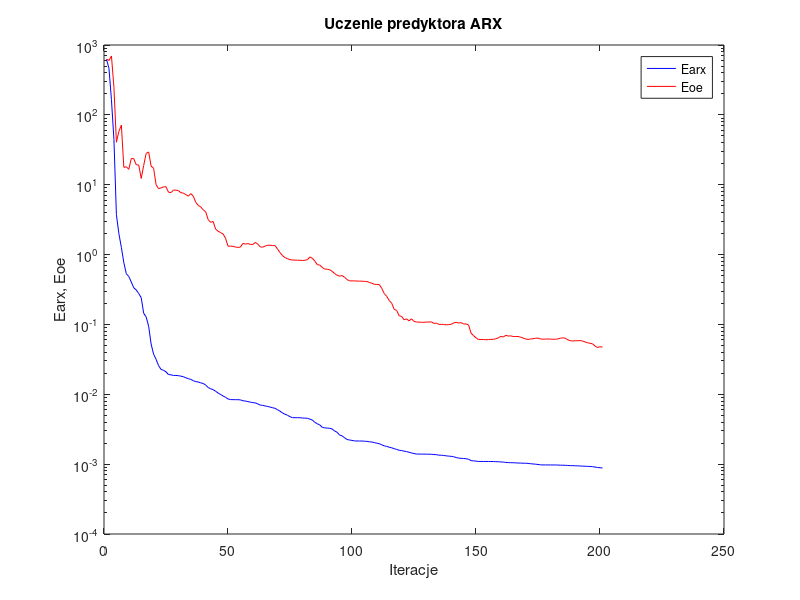
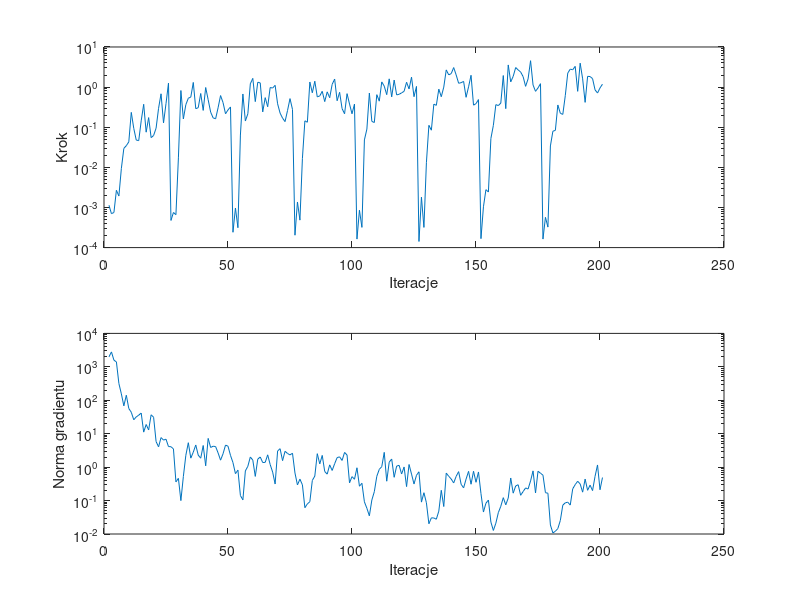

Here is the MATLAB script that generated these plots, in order:
%uczenie predyktora arx
clear all;
n=0; farx(n+1)=6.237162e+002; foe(n+1)=6.289911e+002; wspucz(n+1)=0.000000e+000; ng(n+1)=0.000000e+000;
%odnowa zmiennej metryki
n=1; farx(n+1)=4.632702e+002; foe(n+1)=5.997737e+002; krok(n+1)=1.137064e-003; ng(n+1)=1.987860e+003;
n=2; farx(n+1)=1.647056e+002; foe(n+1)=6.969176e+002; krok(n+1)=7.010405e-004; ng(n+1)=2.795365e+003;
n=3; farx(n+1)=4.462947e+001; foe(n+1)=2.490646e+002; krok(n+1)=7.499704e-004; ng(n+1)=1.582029e+003;
n=4; farx(n+1)=3.731069e+000; foe(n+1)=4.057520e+001; krok(n+1)=2.677949e-003; ng(n+1)=1.403003e+003;
n=5; farx(n+1)=1.990472e+000; foe(n+1)=5.793112e+001; krok(n+1)=1.929064e-003; ng(n+1)=3.175670e+002;
n=6; farx(n+1)=1.267348e+000; foe(n+1)=7.137610e+001; krok(n+1)=9.397462e-003; ng(n+1)=1.551442e+002;
n=7; farx(n+1)=7.630632e-001; foe(n+1)=1.771750e+001; krok(n+1)=2.967304e-002; ng(n+1)=6.800378e+001;
n=8; farx(n+1)=5.315541e-001; foe(n+1)=1.807831e+001; krok(n+1)=3.467713e-002; ng(n+1)=1.412675e+002;
n=9; farx(n+1)=4.846996e-001; foe(n+1)=1.659563e+001; krok(n+1)=4.320574e-002; ng(n+1)=5.665674e+001;
n=10; farx(n+1)=4.052150e-001; foe(n+1)=2.375146e+001; krok(n+1)=2.343012e-001; ng(n+1)=4.378170e+001;
n=11; farx(n+1)=3.343473e-001; foe(n+1)=2.362206e+001; krok(n+1)=9.363811e-002; ng(n+1)=2.610347e+001;
n=12; farx(n+1)=3.116165e-001; foe(n+1)=1.931485e+001; krok(n+1)=4.785362e-002; ng(n+1)=3.179122e+001;
n=13; farx(n+1)=2.767067e-001; foe(n+1)=1.915320e+001; krok(n+1)=4.633705e-002; ng(n+1)=3.578789e+001;
n=14; farx(n+1)=2.419082e-001; foe(n+1)=1.229605e+001; krok(n+1)=1.444834e-001; ng(n+1)=4.149548e+001;
n=15; farx(n+1)=1.444159e-001; foe(n+1)=1.884325e+001; krok(n+1)=3.730916e-001; ng(n+1)=1.114693e+001;
n=16; farx(n+1)=1.279399e-001; foe(n+1)=2.803557e+001; krok(n+1)=7.527621e-002; ng(n+1)=1.884388e+001;
n=17; farx(n+1)=9.421858e-002; foe(n+1)=2.943509e+001; krok(n+1)=1.738735e-001; ng(n+1)=1.294967e+001;
n=18; farx(n+1)=5.236255e-002; foe(n+1)=1.846302e+001; krok(n+1)=5.507794e-002; ng(n+1)=3.676848e+001;
n=19; farx(n+1)=3.752154e-002; foe(n+1)=1.720075e+001; krok(n+1)=6.225707e-002; ng(n+1)=3.102421e+001;
n=20; farx(n+1)=3.164113e-002; foe(n+1)=1.000658e+001; krok(n+1)=9.451019e-002; ng(n+1)=5.819140e+000;
n=21; farx(n+1)=2.576212e-002; foe(n+1)=8.788386e+000; krok(n+1)=2.960535e-001; ng(n+1)=4.043132e+000;
n=22; farx(n+1)=2.268114e-002; foe(n+1)=8.990398e+000; krok(n+1)=6.809733e-001; ng(n+1)=7.650455e+000;
n=23; farx(n+1)=2.206154e-002; foe(n+1)=9.319049e+000; krok(n+1)=1.283701e-001; ng(n+1)=6.448280e+000;
n=24; farx(n+1)=2.094179e-002; foe(n+1)=9.354084e+000; krok(n+1)=3.874329e-001; ng(n+1)=6.847643e+000;
n=25; farx(n+1)=1.919410e-002; foe(n+1)=7.813368e+000; krok(n+1)=1.256573e+000; ng(n+1)=4.121702e+000;
%odnowa zmiennej metryki
n=26; farx(n+1)=1.898757e-002; foe(n+1)=7.710824e+000; krok(n+1)=4.751309e-004; ng(n+1)=4.080594e+000;
n=27; farx(n+1)=1.860800e-002; foe(n+1)=8.388668e+000; krok(n+1)=7.499704e-004; ng(n+1)=3.508487e+000;
n=28; farx(n+1)=1.860539e-002; foe(n+1)=8.355463e+000; krok(n+1)=6.617550e-004; ng(n+1)=3.616803e-001;
n=29; farx(n+1)=1.847546e-002; foe(n+1)=8.249226e+000; krok(n+1)=1.725161e-002; ng(n+1)=4.624130e-001;
n=30; farx(n+1)=1.818164e-002; foe(n+1)=7.680566e+000; krok(n+1)=8.221024e-001; ng(n+1)=9.979057e-002;
n=31; farx(n+1)=1.785114e-002; foe(n+1)=7.578306e+000; krok(n+1)=1.608941e-001; ng(n+1)=5.258183e-001;
n=32; farx(n+1)=1.722056e-002; foe(n+1)=7.218555e+000; krok(n+1)=3.655615e-001; ng(n+1)=2.264415e+000;
n=33; farx(n+1)=1.673653e-002; foe(n+1)=6.864023e+000; krok(n+1)=5.281623e-001; ng(n+1)=5.374986e+000;
n=34; farx(n+1)=1.634717e-002; foe(n+1)=7.457192e+000; krok(n+1)=5.657309e-001; ng(n+1)=1.856208e+000;
n=35; farx(n+1)=1.564856e-002; foe(n+1)=6.845418e+000; krok(n+1)=1.307567e+000; ng(n+1)=2.800807e+000;
n=36; farx(n+1)=1.518842e-002; foe(n+1)=5.593325e+000; krok(n+1)=2.896177e-001; ng(n+1)=4.596042e+000;
n=37; farx(n+1)=1.501197e-002; foe(n+1)=5.067165e+000; krok(n+1)=3.072829e-001; ng(n+1)=2.280476e+000;
n=38; farx(n+1)=1.455362e-002; foe(n+1)=4.808006e+000; krok(n+1)=6.930078e-001; ng(n+1)=1.852946e+000;
n=39; farx(n+1)=1.431220e-002; foe(n+1)=4.379440e+000; krok(n+1)=2.625380e-001; ng(n+1)=4.436601e+000;
n=40; farx(n+1)=1.352823e-002; foe(n+1)=4.087404e+000; krok(n+1)=9.769152e-001; ng(n+1)=1.094902e+000;
n=41; farx(n+1)=1.252072e-002; foe(n+1)=3.162097e+000; krok(n+1)=4.858657e-001; ng(n+1)=7.233969e+000;
n=42; farx(n+1)=1.201525e-002; foe(n+1)=2.893042e+000; krok(n+1)=2.378132e-001; ng(n+1)=3.876600e+000;
n=43; farx(n+1)=1.165275e-002; foe(n+1)=2.978062e+000; krok(n+1)=1.714306e-001; ng(n+1)=4.218190e+000;
n=44; farx(n+1)=1.106230e-002; foe(n+1)=2.313791e+000; krok(n+1)=1.620110e-001; ng(n+1)=4.128367e+000;
n=45; farx(n+1)=1.043062e-002; foe(n+1)=2.160364e+000; krok(n+1)=3.057702e-001; ng(n+1)=2.664442e+000;
n=46; farx(n+1)=9.947063e-003; foe(n+1)=2.066191e+000; krok(n+1)=6.155707e-001; ng(n+1)=1.615569e+000;
n=47; farx(n+1)=9.467566e-003; foe(n+1)=1.974988e+000; krok(n+1)=4.114269e-001; ng(n+1)=2.512507e+000;
n=48; farx(n+1)=9.061911e-003; foe(n+1)=1.712454e+000; krok(n+1)=2.162376e-001; ng(n+1)=4.558839e+000;
n=49; farx(n+1)=8.580408e-003; foe(n+1)=1.318590e+000; krok(n+1)=2.701916e-001; ng(n+1)=4.228886e+000;
n=50; farx(n+1)=8.398764e-003; foe(n+1)=1.321268e+000; krok(n+1)=3.200292e-001; ng(n+1)=2.249532e+000;
%odnowa zmiennej metryki
n=51; farx(n+1)=8.382345e-003; foe(n+1)=1.311536e+000; krok(n+1)=2.411330e-004; ng(n+1)=1.366531e+000;
n=52; farx(n+1)=8.371201e-003; foe(n+1)=1.281006e+000; krok(n+1)=9.700243e-004; ng(n+1)=6.388050e-001;
n=53; farx(n+1)=8.365321e-003; foe(n+1)=1.267270e+000; krok(n+1)=3.127269e-004; ng(n+1)=8.140978e-001;
n=54; farx(n+1)=8.324244e-003; foe(n+1)=1.277546e+000; krok(n+1)=6.385486e-002; ng(n+1)=1.414547e-001;
n=55; farx(n+1)=8.072224e-003; foe(n+1)=1.444928e+000; krok(n+1)=6.744582e-001; ng(n+1)=1.048960e-001;
n=56; farx(n+1)=8.012641e-003; foe(n+1)=1.410923e+000; krok(n+1)=1.428513e-001; ng(n+1)=7.706758e-001;
n=57; farx(n+1)=7.863303e-003; foe(n+1)=1.438060e+000; krok(n+1)=2.160660e-001; ng(n+1)=1.060249e+000;
n=58; farx(n+1)=7.718439e-003; foe(n+1)=1.399688e+000; krok(n+1)=1.206842e+000; ng(n+1)=2.012215e+000;
n=59; farx(n+1)=7.598827e-003; foe(n+1)=1.396433e+000; krok(n+1)=1.651241e+000; ng(n+1)=1.620830e+000;
n=60; farx(n+1)=7.530356e-003; foe(n+1)=1.490158e+000; krok(n+1)=4.352152e-001; ng(n+1)=5.282934e-001;
n=61; farx(n+1)=7.284393e-003; foe(n+1)=1.413007e+000; krok(n+1)=1.322970e+000; ng(n+1)=1.736912e+000;
n=62; farx(n+1)=7.010238e-003; foe(n+1)=1.286396e+000; krok(n+1)=1.273593e+000; ng(n+1)=2.011246e+000;
n=63; farx(n+1)=6.946500e-003; foe(n+1)=1.276930e+000; krok(n+1)=2.409855e-001; ng(n+1)=1.371731e+000;
n=64; farx(n+1)=6.797249e-003; foe(n+1)=1.325308e+000; krok(n+1)=5.461275e-001; ng(n+1)=1.389462e+000;
n=65; farx(n+1)=6.704569e-003; foe(n+1)=1.361317e+000; krok(n+1)=3.238984e-001; ng(n+1)=2.333574e+000;
n=66; farx(n+1)=6.559752e-003; foe(n+1)=1.361403e+000; krok(n+1)=9.763190e-001; ng(n+1)=1.199904e+000;
n=67; farx(n+1)=6.420698e-003; foe(n+1)=1.344500e+000; krok(n+1)=9.483842e-001; ng(n+1)=7.103570e-001;
n=68; farx(n+1)=6.288377e-003; foe(n+1)=1.344015e+000; krok(n+1)=1.107016e+000; ng(n+1)=3.128779e-001;
n=69; farx(n+1)=6.000720e-003; foe(n+1)=1.194397e+000; krok(n+1)=3.838379e-001; ng(n+1)=3.033925e+000;
n=70; farx(n+1)=5.719500e-003; foe(n+1)=1.065920e+000; krok(n+1)=2.249366e-001; ng(n+1)=3.562850e+000;
n=71; farx(n+1)=5.400007e-003; foe(n+1)=9.653181e-001; krok(n+1)=1.687792e-001; ng(n+1)=1.563865e+000;
n=72; farx(n+1)=5.173653e-003; foe(n+1)=9.033429e-001; krok(n+1)=1.380129e-001; ng(n+1)=2.972880e+000;
n=73; farx(n+1)=5.007212e-003; foe(n+1)=8.738352e-001; krok(n+1)=2.609695e-001; ng(n+1)=2.565611e+000;
n=74; farx(n+1)=4.779166e-003; foe(n+1)=8.467741e-001; krok(n+1)=5.166865e-001; ng(n+1)=2.320140e+000;
n=75; farx(n+1)=4.629936e-003; foe(n+1)=8.351794e-001; krok(n+1)=2.781623e-001; ng(n+1)=2.608526e+000;
%odnowa zmiennej metryki
n=76; farx(n+1)=4.626997e-003; foe(n+1)=8.330426e-001; krok(n+1)=2.036368e-004; ng(n+1)=6.689411e-001;
n=77; farx(n+1)=4.623902e-003; foe(n+1)=8.305303e-001; krok(n+1)=1.369522e-003; ng(n+1)=2.939094e-001;
n=78; farx(n+1)=4.619374e-003; foe(n+1)=8.278175e-001; krok(n+1)=4.838020e-004; ng(n+1)=4.372038e-001;
n=79; farx(n+1)=4.576688e-003; foe(n+1)=8.236592e-001; krok(n+1)=1.660195e-002; ng(n+1)=2.960622e-001;
n=80; farx(n+1)=4.557939e-003; foe(n+1)=8.294265e-001; krok(n+1)=1.444834e-001; ng(n+1)=6.124188e-002;
n=81; farx(n+1)=4.533445e-003; foe(n+1)=8.440629e-001; krok(n+1)=1.331836e-001; ng(n+1)=7.955935e-002;
n=82; farx(n+1)=4.408696e-003; foe(n+1)=9.248910e-001; krok(n+1)=1.339714e+000; ng(n+1)=9.238106e-002;
n=83; farx(n+1)=4.279001e-003; foe(n+1)=8.876302e-001; krok(n+1)=7.228765e-001; ng(n+1)=4.006209e-001;
n=84; farx(n+1)=3.976311e-003; foe(n+1)=8.071230e-001; krok(n+1)=1.402391e+000; ng(n+1)=5.394498e-001;
n=85; farx(n+1)=3.787086e-003; foe(n+1)=7.173180e-001; krok(n+1)=5.692710e-001; ng(n+1)=2.526429e+000;
n=86; farx(n+1)=3.642802e-003; foe(n+1)=7.084445e-001; krok(n+1)=6.039386e-001; ng(n+1)=1.251574e+000;
n=87; farx(n+1)=3.368425e-003; foe(n+1)=6.551408e-001; krok(n+1)=7.847380e-001; ng(n+1)=2.243459e+000;
n=88; farx(n+1)=3.310007e-003; foe(n+1)=6.203458e-001; krok(n+1)=4.352152e-001; ng(n+1)=7.407531e-001;
n=89; farx(n+1)=3.282352e-003; foe(n+1)=6.171615e-001; krok(n+1)=7.612154e-001; ng(n+1)=6.172383e-001;
n=90; farx(n+1)=3.262018e-003; foe(n+1)=6.061951e-001; krok(n+1)=5.429402e-001; ng(n+1)=1.169885e+000;
n=91; farx(n+1)=3.183960e-003; foe(n+1)=5.756331e-001; krok(n+1)=1.171229e+000; ng(n+1)=7.951709e-001;
n=92; farx(n+1)=2.982965e-003; foe(n+1)=5.346229e-001; krok(n+1)=1.585506e+000; ng(n+1)=1.265527e+000;
n=93; farx(n+1)=2.858238e-003; foe(n+1)=5.052466e-001; krok(n+1)=4.572801e-001; ng(n+1)=1.927458e+000;
n=94; farx(n+1)=2.609245e-003; foe(n+1)=4.912334e-001; krok(n+1)=7.422839e-001; ng(n+1)=2.030917e+000;
n=95; farx(n+1)=2.539633e-003; foe(n+1)=5.006637e-001; krok(n+1)=2.910883e-001; ng(n+1)=1.586093e+000;
n=96; farx(n+1)=2.390014e-003; foe(n+1)=4.739280e-001; krok(n+1)=2.164743e-001; ng(n+1)=2.753532e+000;
n=97; farx(n+1)=2.250631e-003; foe(n+1)=4.384245e-001; krok(n+1)=6.871474e-001; ng(n+1)=2.307059e+000;
n=98; farx(n+1)=2.216969e-003; foe(n+1)=4.209971e-001; krok(n+1)=3.785765e-001; ng(n+1)=3.391065e-001;
n=99; farx(n+1)=2.187738e-003; foe(n+1)=4.196608e-001; krok(n+1)=2.162376e-001; ng(n+1)=5.199938e-001;
n=100; farx(n+1)=2.150037e-003; foe(n+1)=4.207067e-001; krok(n+1)=3.780408e-001; ng(n+1)=4.341760e-001;
%odnowa zmiennej metryki
n=101; farx(n+1)=2.145928e-003; foe(n+1)=4.172148e-001; krok(n+1)=1.629540e-004; ng(n+1)=9.565918e-001;
n=102; farx(n+1)=2.144272e-003; foe(n+1)=4.167291e-001; krok(n+1)=8.543240e-004; ng(n+1)=2.689016e-001;
n=103; farx(n+1)=2.143122e-003; foe(n+1)=4.161458e-001; krok(n+1)=3.192302e-004; ng(n+1)=3.291541e-001;
n=104; farx(n+1)=2.130135e-003; foe(n+1)=4.133505e-001; krok(n+1)=4.834060e-002; ng(n+1)=9.160696e-002;
n=105; farx(n+1)=2.119057e-003; foe(n+1)=4.118561e-001; krok(n+1)=8.973318e-002; ng(n+1)=5.878443e-002;
n=106; farx(n+1)=2.089762e-003; foe(n+1)=3.987760e-001; krok(n+1)=7.113726e-001; ng(n+1)=3.496363e-002;
n=107; farx(n+1)=2.071975e-003; foe(n+1)=3.894809e-001; krok(n+1)=1.399123e-001; ng(n+1)=1.036471e-001;
n=108; farx(n+1)=2.032894e-003; foe(n+1)=3.751223e-001; krok(n+1)=1.310933e-001; ng(n+1)=1.845784e-001;
n=109; farx(n+1)=1.997215e-003; foe(n+1)=3.736985e-001; krok(n+1)=6.480438e-001; ng(n+1)=5.324159e-001;
n=110; farx(n+1)=1.962950e-003; foe(n+1)=3.719205e-001; krok(n+1)=4.461084e-001; ng(n+1)=8.591636e-001;
n=111; farx(n+1)=1.893417e-003; foe(n+1)=3.289858e-001; krok(n+1)=1.348916e+000; ng(n+1)=1.033600e+000;
n=112; farx(n+1)=1.825392e-003; foe(n+1)=2.762797e-001; krok(n+1)=1.056270e+000; ng(n+1)=2.765333e+000;
n=113; farx(n+1)=1.796190e-003; foe(n+1)=2.521381e-001; krok(n+1)=6.480438e-001; ng(n+1)=3.794783e-001;
n=114; farx(n+1)=1.746599e-003; foe(n+1)=2.202918e-001; krok(n+1)=1.606385e+000; ng(n+1)=1.407303e+000;
n=115; farx(n+1)=1.715377e-003; foe(n+1)=2.016330e-001; krok(n+1)=5.714745e-001; ng(n+1)=1.748216e+000;
n=116; farx(n+1)=1.665094e-003; foe(n+1)=1.645242e-001; krok(n+1)=1.498210e+000; ng(n+1)=4.968471e-001;
n=117; farx(n+1)=1.625333e-003; foe(n+1)=1.588896e-001; krok(n+1)=6.400584e-001; ng(n+1)=1.074615e+000;
n=118; farx(n+1)=1.580315e-003; foe(n+1)=1.332633e-001; krok(n+1)=6.622313e-001; ng(n+1)=1.133098e+000;
n=119; farx(n+1)=1.563736e-003; foe(n+1)=1.300716e-001; krok(n+1)=7.178738e-001; ng(n+1)=6.226147e-001;
n=120; farx(n+1)=1.535840e-003; foe(n+1)=1.168523e-001; krok(n+1)=7.847380e-001; ng(n+1)=1.011263e+000;
n=121; farx(n+1)=1.513047e-003; foe(n+1)=1.200731e-001; krok(n+1)=1.322970e+000; ng(n+1)=2.616351e-001;
n=122; farx(n+1)=1.478731e-003; foe(n+1)=1.125879e-001; krok(n+1)=9.001093e-001; ng(n+1)=1.199850e+000;
n=123; farx(n+1)=1.446047e-003; foe(n+1)=1.203389e-001; krok(n+1)=1.769506e+000; ng(n+1)=6.202907e-001;
n=124; farx(n+1)=1.419251e-003; foe(n+1)=1.107741e-001; krok(n+1)=5.770438e-001; ng(n+1)=3.131762e-001;
n=125; farx(n+1)=1.395361e-003; foe(n+1)=1.084609e-001; krok(n+1)=1.040723e+000; ng(n+1)=5.712475e-001;
%odnowa zmiennej metryki
n=126; farx(n+1)=1.393060e-003; foe(n+1)=1.077757e-001; krok(n+1)=1.421330e-004; ng(n+1)=7.249863e-001;
n=127; farx(n+1)=1.392626e-003; foe(n+1)=1.073576e-001; krok(n+1)=1.810600e-003; ng(n+1)=8.996191e-002;
n=128; farx(n+1)=1.392365e-003; foe(n+1)=1.071839e-001; krok(n+1)=3.184791e-004; ng(n+1)=1.717641e-001;
n=129; farx(n+1)=1.389237e-003; foe(n+1)=1.083195e-001; krok(n+1)=1.305321e-002; ng(n+1)=8.611944e-002;
n=130; farx(n+1)=1.387344e-003; foe(n+1)=1.080681e-001; krok(n+1)=1.115393e-001; ng(n+1)=2.025011e-002;
n=131; farx(n+1)=1.384841e-003; foe(n+1)=1.089419e-001; krok(n+1)=8.438961e-002; ng(n+1)=3.046292e-002;
n=132; farx(n+1)=1.375200e-003; foe(n+1)=1.035133e-001; krok(n+1)=3.762637e-001; ng(n+1)=3.016551e-002;
n=133; farx(n+1)=1.366433e-003; foe(n+1)=1.044303e-001; krok(n+1)=3.510640e-001; ng(n+1)=2.767719e-002;
n=134; farx(n+1)=1.344597e-003; foe(n+1)=1.002025e-001; krok(n+1)=8.897574e-001; ng(n+1)=4.826490e-002;
n=135; farx(n+1)=1.342520e-003; foe(n+1)=1.001501e-001; krok(n+1)=5.758407e-001; ng(n+1)=2.027893e-001;
n=136; farx(n+1)=1.331539e-003; foe(n+1)=9.987639e-002; krok(n+1)=9.990941e-001; ng(n+1)=6.634947e-002;
n=137; farx(n+1)=1.315348e-003; foe(n+1)=9.861417e-002; krok(n+1)=2.684325e+000; ng(n+1)=6.608455e-001;
n=138; farx(n+1)=1.302679e-003; foe(n+1)=9.960603e-002; krok(n+1)=2.018136e+000; ng(n+1)=5.338349e-001;
n=139; farx(n+1)=1.293879e-003; foe(n+1)=1.003111e-001; krok(n+1)=2.167825e+000; ng(n+1)=4.415095e-001;
n=140; farx(n+1)=1.275303e-003; foe(n+1)=1.051034e-001; krok(n+1)=3.070703e+000; ng(n+1)=3.368622e-001;
n=141; farx(n+1)=1.245141e-003; foe(n+1)=1.073060e-001; krok(n+1)=2.012248e+000; ng(n+1)=5.299840e-001;
n=142; farx(n+1)=1.221178e-003; foe(n+1)=1.046586e-001; krok(n+1)=1.245764e+000; ng(n+1)=7.342100e-001;
n=143; farx(n+1)=1.212346e-003; foe(n+1)=1.061949e-001; krok(n+1)=1.289896e+000; ng(n+1)=3.070261e-001;
n=144; farx(n+1)=1.204033e-003; foe(n+1)=1.016491e-001; krok(n+1)=1.386016e+000; ng(n+1)=2.397699e-001;
n=145; farx(n+1)=1.196416e-003; foe(n+1)=1.014264e-001; krok(n+1)=5.570755e-001; ng(n+1)=4.395446e-001;
n=146; farx(n+1)=1.174100e-003; foe(n+1)=9.853932e-002; krok(n+1)=1.015323e+000; ng(n+1)=7.474891e-001;
n=147; farx(n+1)=1.124483e-003; foe(n+1)=7.511305e-002; krok(n+1)=1.971425e+000; ng(n+1)=3.081473e-001;
n=148; farx(n+1)=1.112715e-003; foe(n+1)=6.915319e-002; krok(n+1)=3.550835e-001; ng(n+1)=7.529523e-001;
n=149; farx(n+1)=1.104300e-003; foe(n+1)=6.432502e-002; krok(n+1)=3.873041e-001; ng(n+1)=3.523661e-001;
n=150; farx(n+1)=1.093150e-003; foe(n+1)=6.089156e-002; krok(n+1)=4.887823e-001; ng(n+1)=7.168558e-001;
%odnowa zmiennej metryki
n=151; farx(n+1)=1.093018e-003; foe(n+1)=6.084083e-002; krok(n+1)=1.670732e-004; ng(n+1)=1.622575e-001;
n=152; farx(n+1)=1.092956e-003; foe(n+1)=6.082618e-002; krok(n+1)=1.040544e-003; ng(n+1)=4.541298e-002;
n=153; farx(n+1)=1.091991e-003; foe(n+1)=6.036255e-002; krok(n+1)=2.778799e-003; ng(n+1)=8.322876e-002;
n=154; farx(n+1)=1.091271e-003; foe(n+1)=6.080095e-002; krok(n+1)=2.426196e-003; ng(n+1)=1.038725e-001;
n=155; farx(n+1)=1.090530e-003; foe(n+1)=6.110500e-002; krok(n+1)=5.234463e-002; ng(n+1)=2.278601e-002;
n=156; farx(n+1)=1.089902e-003; foe(n+1)=6.112823e-002; krok(n+1)=1.114169e-001; ng(n+1)=1.276964e-002;
n=157; farx(n+1)=1.084693e-003; foe(n+1)=6.251521e-002; krok(n+1)=3.655097e-001; ng(n+1)=2.100803e-002;
n=158; farx(n+1)=1.082207e-003; foe(n+1)=6.421367e-002; krok(n+1)=3.465039e-001; ng(n+1)=4.348920e-002;
n=159; farx(n+1)=1.076549e-003; foe(n+1)=6.752244e-002; krok(n+1)=4.004429e-001; ng(n+1)=6.750659e-002;
n=160; farx(n+1)=1.069512e-003; foe(n+1)=6.600112e-002; krok(n+1)=1.941911e+000; ng(n+1)=1.222013e-001;
n=161; farx(n+1)=1.059729e-003; foe(n+1)=6.992130e-002; krok(n+1)=2.905057e-001; ng(n+1)=7.452760e-002;
n=162; farx(n+1)=1.051733e-003; foe(n+1)=6.811645e-002; krok(n+1)=3.569257e+000; ng(n+1)=1.191051e-001;
n=163; farx(n+1)=1.049101e-003; foe(n+1)=6.859411e-002; krok(n+1)=1.348916e+000; ng(n+1)=4.735948e-001;
n=164; farx(n+1)=1.046980e-003; foe(n+1)=6.717956e-002; krok(n+1)=1.856466e+000; ng(n+1)=1.666282e-001;
n=165; farx(n+1)=1.042453e-003; foe(n+1)=6.716734e-002; krok(n+1)=3.071879e+000; ng(n+1)=2.734572e-001;
n=166; farx(n+1)=1.038642e-003; foe(n+1)=6.717054e-002; krok(n+1)=2.679428e+000; ng(n+1)=2.973169e-001;
n=167; farx(n+1)=1.035006e-003; foe(n+1)=6.579373e-002; krok(n+1)=2.378126e+000; ng(n+1)=1.439695e-001;
n=168; farx(n+1)=1.031530e-003; foe(n+1)=6.379431e-002; krok(n+1)=1.822466e+000; ng(n+1)=1.862563e-001;
n=169; farx(n+1)=1.029443e-003; foe(n+1)=6.195495e-002; krok(n+1)=1.044632e+000; ng(n+1)=2.386202e-001;
n=170; farx(n+1)=1.026453e-003; foe(n+1)=6.098552e-002; krok(n+1)=1.601772e+000; ng(n+1)=2.212988e-001;
n=171; farx(n+1)=1.013865e-003; foe(n+1)=6.196617e-002; krok(n+1)=4.554168e+000; ng(n+1)=3.873063e-001;
n=172; farx(n+1)=1.006567e-003; foe(n+1)=6.231044e-002; krok(n+1)=1.131462e+000; ng(n+1)=7.732185e-001;
n=173; farx(n+1)=9.981918e-004; foe(n+1)=6.339959e-002; krok(n+1)=7.847380e-001; ng(n+1)=1.688618e-001;
n=174; farx(n+1)=9.903400e-004; foe(n+1)=6.375571e-002; krok(n+1)=9.526777e-001; ng(n+1)=7.519583e-001;
n=175; farx(n+1)=9.769183e-004; foe(n+1)=6.203406e-002; krok(n+1)=1.217699e+000; ng(n+1)=6.580987e-001;
%odnowa zmiennej metryki
n=176; farx(n+1)=9.751871e-004; foe(n+1)=6.142932e-002; krok(n+1)=1.629504e-004; ng(n+1)=5.755342e-001;
n=177; farx(n+1)=9.747156e-004; foe(n+1)=6.178176e-002; krok(n+1)=5.683150e-004; ng(n+1)=1.723285e-001;
n=178; farx(n+1)=9.742846e-004; foe(n+1)=6.187119e-002; krok(n+1)=3.244032e-004; ng(n+1)=1.654932e-001;
n=179; farx(n+1)=9.738866e-004; foe(n+1)=6.161400e-002; krok(n+1)=3.416990e-002; ng(n+1)=1.859631e-002;
n=180; farx(n+1)=9.735525e-004; foe(n+1)=6.142731e-002; krok(n+1)=7.959957e-002; ng(n+1)=1.077965e-002;
n=181; farx(n+1)=9.731706e-004; foe(n+1)=6.135210e-002; krok(n+1)=8.351152e-002; ng(n+1)=1.209181e-002;
n=182; farx(n+1)=9.708577e-004; foe(n+1)=6.197620e-002; krok(n+1)=3.589327e-001; ng(n+1)=1.454324e-002;
n=183; farx(n+1)=9.662015e-004; foe(n+1)=6.349487e-002; krok(n+1)=2.228338e-001; ng(n+1)=2.538025e-002;
n=184; farx(n+1)=9.653760e-004; foe(n+1)=6.429903e-002; krok(n+1)=2.088513e-001; ng(n+1)=7.309112e-002;
n=185; farx(n+1)=9.632193e-004; foe(n+1)=6.350738e-002; krok(n+1)=6.128735e-001; ng(n+1)=8.556992e-002;
n=186; farx(n+1)=9.574746e-004; foe(n+1)=6.013890e-002; krok(n+1)=2.238597e+000; ng(n+1)=8.955980e-002;
n=187; farx(n+1)=9.529864e-004; foe(n+1)=5.845928e-002; krok(n+1)=2.804781e+000; ng(n+1)=7.321920e-002;
n=188; farx(n+1)=9.515351e-004; foe(n+1)=5.791478e-002; krok(n+1)=2.704664e+000; ng(n+1)=2.246594e-001;
n=189; farx(n+1)=9.480765e-004; foe(n+1)=5.836298e-002; krok(n+1)=3.288410e+000; ng(n+1)=3.000661e-001;
n=190; farx(n+1)=9.456928e-004; foe(n+1)=5.844625e-002; krok(n+1)=7.847380e-001; ng(n+1)=3.778069e-001;
n=191; farx(n+1)=9.406832e-004; foe(n+1)=5.880736e-002; krok(n+1)=3.950722e+000; ng(n+1)=3.140220e-001;
n=192; farx(n+1)=9.364123e-004; foe(n+1)=5.782475e-002; krok(n+1)=1.606385e+000; ng(n+1)=1.785828e-001;
n=193; farx(n+1)=9.334266e-004; foe(n+1)=5.609414e-002; krok(n+1)=4.167166e-001; ng(n+1)=4.395364e-001;
n=194; farx(n+1)=9.295182e-004; foe(n+1)=5.461902e-002; krok(n+1)=1.854055e+000; ng(n+1)=2.028500e-001;
n=195; farx(n+1)=9.264282e-004; foe(n+1)=5.364828e-002; krok(n+1)=1.833637e+000; ng(n+1)=2.891932e-001;
n=196; farx(n+1)=9.200891e-004; foe(n+1)=5.276924e-002; krok(n+1)=1.626372e+000; ng(n+1)=1.987107e-001;
n=197; farx(n+1)=9.086818e-004; foe(n+1)=4.902769e-002; krok(n+1)=8.551844e-001; ng(n+1)=5.297906e-001;
n=198; farx(n+1)=8.955780e-004; foe(n+1)=4.674286e-002; krok(n+1)=7.113726e-001; ng(n+1)=1.161392e+000;
n=199; farx(n+1)=8.882907e-004; foe(n+1)=4.800433e-002; krok(n+1)=9.526777e-001; ng(n+1)=2.107079e-001;
n=200; farx(n+1)=8.809033e-004; foe(n+1)=4.734492e-002; krok(n+1)=1.182836e+000; ng(n+1)=4.885900e-001;

figure; semilogy(farx,'b'); hold on; semilogy(foe,'r'); xlabel('Iteracje'); ylabel('Earx, Eoe'); legend('Earx','Eoe'); title('Uczenie predyktora ARX');
figure; subplot(2,1,1); semilogy(krok); xlabel('Iteracje'); ylabel('Krok');
subplot(2,1,2); semilogy(ng); xlabel('Iteracje'); ylabel('Norma gradientu');
Earx=farx(n+1)
Eoe=foe(n+1)
